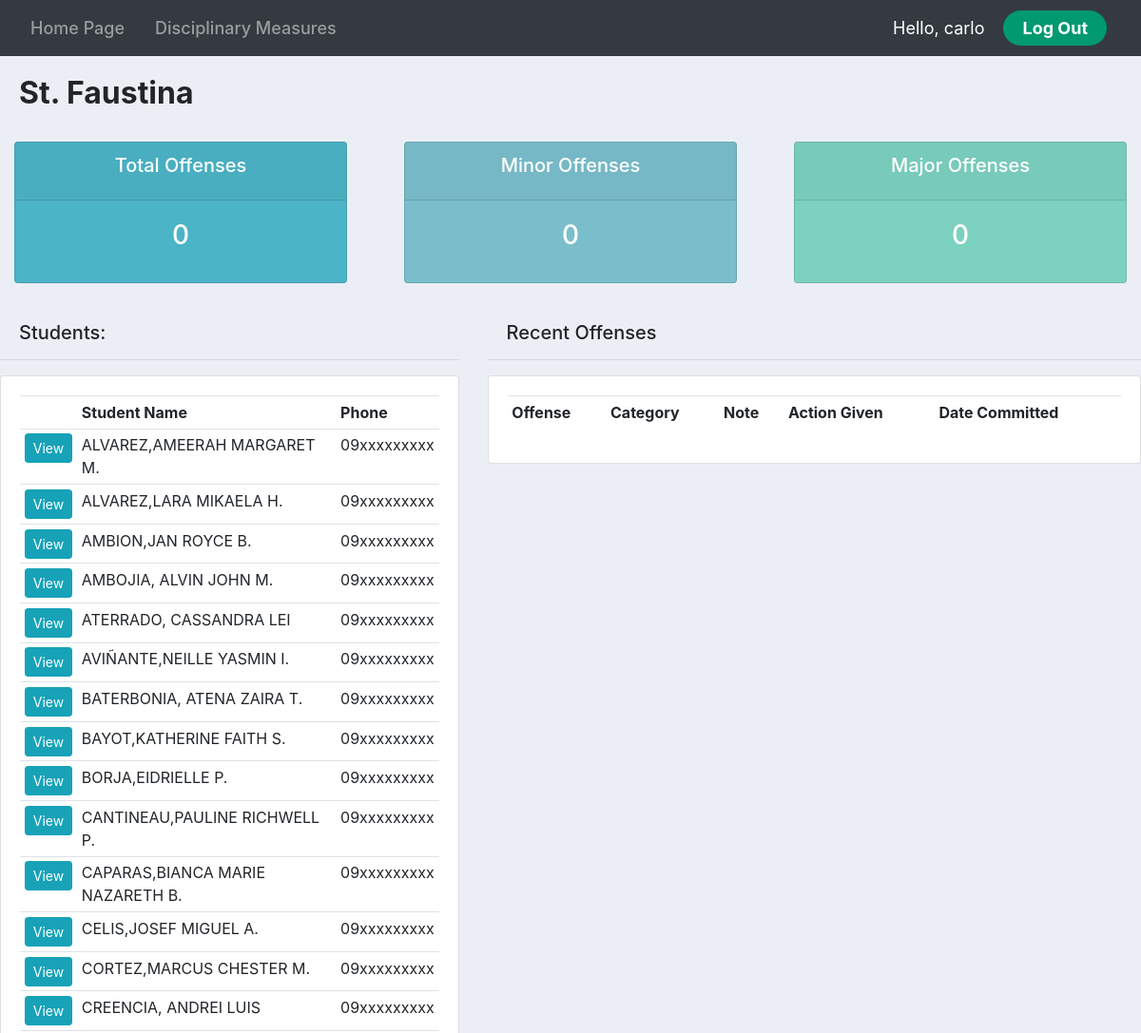
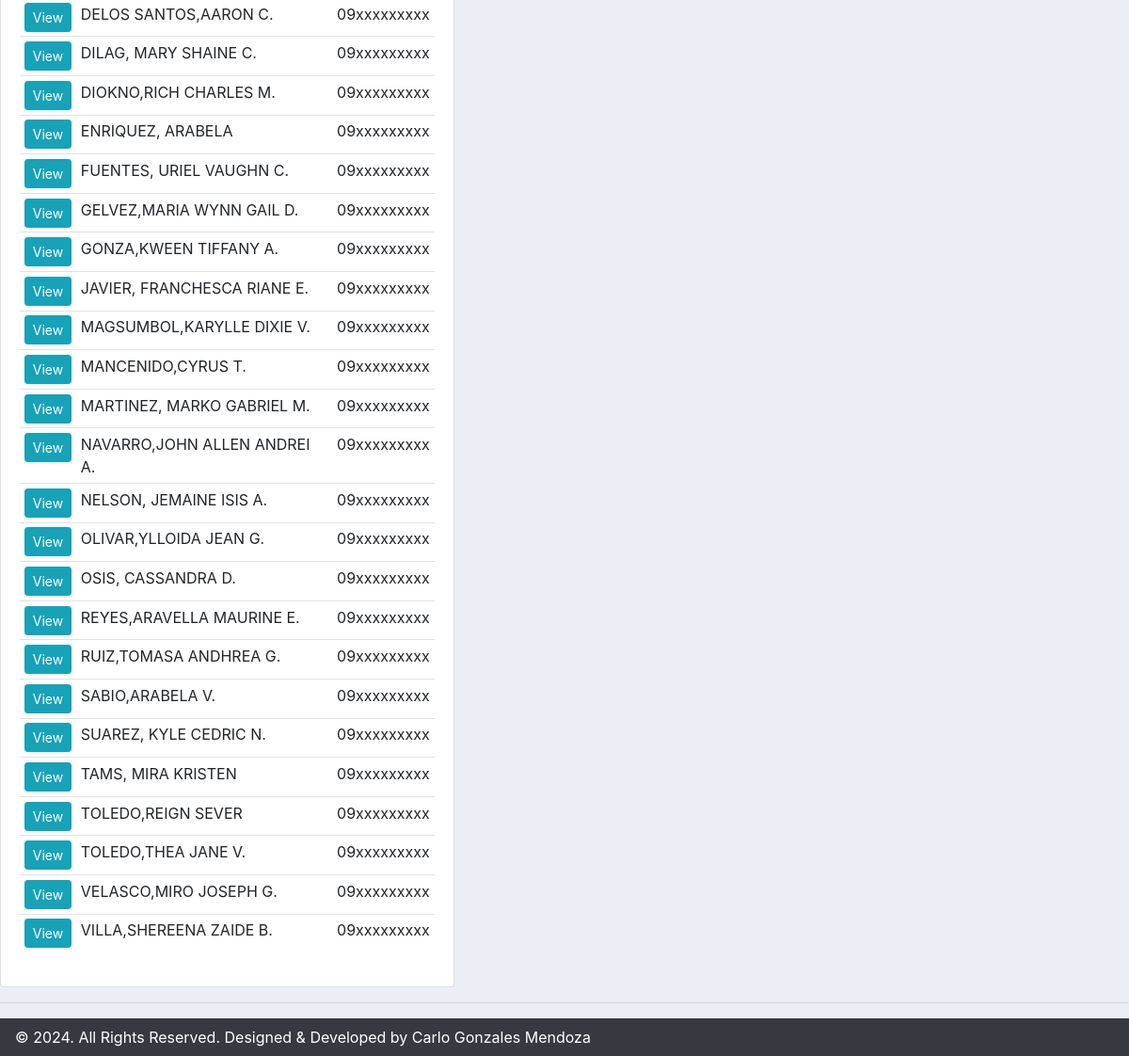
The page /homepage/faustina/ (signed in) on the database its author committed (2 pictures, top to bottom).
### accounts/models.py (models this page shows, shortened)
class FaustinaStudent(models.Model):
    name = models.CharField(max_length=200, null=True)
    phone = models.CharField(max_length=200, null=True)
    email = models.CharField(max_length=200, null=True)
    guardian = models.CharField(max_length=200, null=True)
    date_created = models.DateTimeField(auto_now_add=True, null=True)

### accounts/views.py (the view)
# urls.py: path('homepage/faustina/', views.faustina, name='faustina'),
@login_required(login_url='login')
def faustina(request):
    faustinaoffenses = FaustinaOffense.objects.all()
    faustinastudents = FaustinaStudent.objects.all()
    total_students = faustinastudents.count()
    total_offenses = faustinaoffenses.count()
    minor = faustinaoffenses.filter(category='Minor').count()
    major = faustinaoffenses.filter(category='Major').count()
    context = {'offenses' :faustinaoffenses, 'students': faustinastudents,
    'total_offenses': total_offenses, 'minor': minor, 'major': major,}
    return render(request, 'accounts/faustina.html', context)

### accounts/templates/accounts/faustina.html (shortened to what this page needs)
{% extends 'accounts/main.html' %}
{% block content %}
<h2 class="section">St. Faustina</h2>
{% include 'accounts/status.html' %}
<br>
<div class="row">
    <div class="col-md-5">
        <h5 id="title">Students:</h5>
        <hr>
        <div class="card card-body">
            <table class="table table-sm">
                <tr>
                    <th></th>
                    <th>Student Name</th>
                    <th>Phone</th>
                </tr>
                {% for student in students %}
                <tr>
                    <td><a class="btn btn-sm btn-info" href="{% url 'faustinaprofile' student.id %}">View</a></td>
                    <td>{{student.name}}</td>
                    <td>{{student.phone}}</td>
                </tr>
                {% endfor %}
            </table>
        </div>
    </div>
    <div class="col-md-7">
        <h5 id="title">Recent Offenses</h5>
        <hr>
        <div class="card card-body">
        <table class="table table-sm">
            <tr>
                <th>Offense</th>
                <th>Category</th>
                <th>Note</th>
                <th>Action Given</th>
                <th>Date Committed</th>
            </tr>
        </table>
    </div>
</div>
</div>
{% endblock %}

### accounts/templates/accounts/navbar.html (shortened to what this page needs)
{% load static %}
<nav class="navbar navbar-expand-lg navbar-dark bg-dark">
    <div class="collapse navbar-collapse" id="navbarNav">
      <ul class="navbar-nav justify-content-center flex-grow-1 pe-3">
        <li class="nav-item">
          <a class="nav-link mx-lg-2" href="{% url 'homepage' %}">Home Page</a>
        </li>
        <li class="nav-item">
          <a class="nav-link mx-lg-2" href="{% url 'products' %}">Disciplinary Measures</a>
        </li>
      </ul>
    </div>
    <span class="hello-msg">Hello, {{request.user}}</span>
    <span ><a class="hello-log" href="{% url 'logout' %}">Log Out</a></span>
  </nav>

### static/css/main.css (style rules this page uses)
body { background-color: #ebeff5; }

### accounts/templates/accounts/navbar.html (style rules this page uses)
.hello-msg { font-size: 18px; color: #fff; margin-right: 20px; }
.hello-log { margin-right: 20px; background-color: #009970; color: #fff; font-size: 18px; padding: 8px 20px; border-radius: 50px; text-decoration: none; transition: 0.3s; font-weight: 700; }
.nav-link { font-size: 18px; color: #ffffff; font-weight: 500; position: relative; }
.nav-link::before { content: ""; position: absolute; bottom: 0; left: 50%; transform: translateX(-50%); width: 0%; height: 2px; background-color: #009970; visibility: hidden; transition: 0.3s ease-in-out; }

### accounts/templates/accounts/faustina.html (style rules this page uses)
#title { margin-left: 20px; }
.section { font-weight: bolder; margin-top: 20px; margin-left: 20px; }

### rows shown on the page
FaustinaStudent: name "ALVAREZ,AMEERAH MARGARET M.", phone "09xxxxxxxxx"
FaustinaStudent: name "ALVAREZ,LARA MIKAELA H.", phone "09xxxxxxxxx"
FaustinaStudent: name "AMBION,JAN ROYCE B.", phone "09xxxxxxxxx"
FaustinaStudent: name "AMBOJIA, ALVIN JOHN M.", phone "09xxxxxxxxx"
FaustinaStudent: name "ATERRADO, CASSANDRA LEI", phone "09xxxxxxxxx"
FaustinaStudent: name "AVIÑANTE,NEILLE YASMIN I.", phone "09xxxxxxxxx"
FaustinaStudent: name "BATERBONIA, ATENA ZAIRA T.", phone "09xxxxxxxxx"
FaustinaStudent: name "BAYOT,KATHERINE FAITH S.", phone "09xxxxxxxxx"
FaustinaStudent: name "BORJA,EIDRIELLE P.", phone "09xxxxxxxxx"
FaustinaStudent: name "CANTINEAU,PAULINE RICHWELL P.", phone "09xxxxxxxxx"
FaustinaStudent: name "CAPARAS,BIANCA MARIE NAZARETH B.", phone "09xxxxxxxxx"
FaustinaStudent: name "CELIS,JOSEF MIGUEL A.", phone "09xxxxxxxxx"
FaustinaStudent: name "CORTEZ,MARCUS CHESTER M.", phone "09xxxxxxxxx"
FaustinaStudent: name "CREENCIA, ANDREI LUIS", phone "09xxxxxxxxx"
FaustinaStudent: name "DELOS SANTOS,AARON C.", phone "09xxxxxxxxx"
FaustinaStudent: name "DILAG, MARY SHAINE C.", phone "09xxxxxxxxx"
FaustinaStudent: name "DIOKNO,RICH CHARLES M.", phone "09xxxxxxxxx"
FaustinaStudent: name "ENRIQUEZ, ARABELA", phone "09xxxxxxxxx"
FaustinaStudent: name "FUENTES, URIEL VAUGHN C.", phone "09xxxxxxxxx"
FaustinaStudent: name "GELVEZ,MARIA WYNN GAIL D.", phone "09xxxxxxxxx"
FaustinaStudent: name "GONZA,KWEEN TIFFANY A.", phone "09xxxxxxxxx"
FaustinaStudent: name "JAVIER, FRANCHESCA RIANE E.", phone "09xxxxxxxxx"
FaustinaStudent: name "MAGSUMBOL,KARYLLE DIXIE V.", phone "09xxxxxxxxx"
FaustinaStudent: name "MANCENIDO,CYRUS T.", phone "09xxxxxxxxx"
FaustinaStudent: name "MARTINEZ, MARKO GABRIEL M.", phone "09xxxxxxxxx"
FaustinaStudent: name "NAVARRO,JOHN ALLEN ANDREI A.", phone "09xxxxxxxxx"
FaustinaStudent: name "NELSON, JEMAINE ISIS A.", phone "09xxxxxxxxx"
FaustinaStudent: name "OLIVAR,YLLOIDA JEAN G.", phone "09xxxxxxxxx"
FaustinaStudent: name "OSIS, CASSANDRA D.", phone "09xxxxxxxxx"
FaustinaStudent: name "REYES,ARAVELLA MAURINE E.", phone "09xxxxxxxxx"
FaustinaStudent: name "RUIZ,TOMASA ANDHREA G.", phone "09xxxxxxxxx"
FaustinaStudent: name "SABIO,ARABELA V.", phone "09xxxxxxxxx"
FaustinaStudent: name "SUAREZ, KYLE CEDRIC N.", phone "09xxxxxxxxx"
FaustinaStudent: name "TAMS, MIRA KRISTEN", phone "09xxxxxxxxx"
FaustinaStudent: name "TOLEDO,REIGN SEVER", phone "09xxxxxxxxx"
FaustinaStudent: name "TOLEDO,THEA JANE V.", phone "09xxxxxxxxx"
FaustinaStudent: name "VELASCO,MIRO JOSEPH G.", phone "09xxxxxxxxx"
FaustinaStudent: name "VILLA,SHEREENA ZAIDE B.", phone "09xxxxxxxxx"

### other values the page prints
{{ request.user }} "carlo"
{{ total_offenses }} "0"
{{ minor }} "0"
{{ major }} "0"
